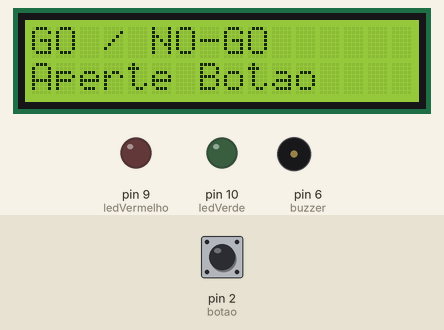
The sketch below on a simulated Arduino Uno, built with avr-gcc and run on an emulated ATmega328P. Shown: 16×2 character LCD, output pins drawn as LEDs (lit = HIGH), buzzer (waves = sounding). The test bench sets the inputs (shaded band); at power-on: pin 2 (botao) HIGH. Random numbers use the default seed unless the sketch sets one.

Above: at 0.9 s.
1.0 s: pin 2 (botao) pulled LOW for 0.15 s
At 6.8 s:
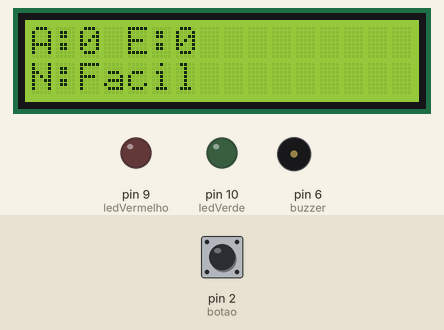
7.1 s: pin 2 (botao) pulled LOW for 3.2 s
At 10.1 s:
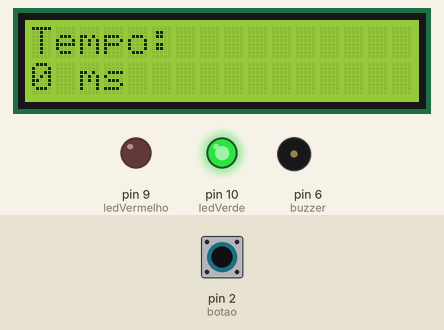
12.9 s: pin 2 (botao) pulled LOW for 3.2 s
At 17.5 s:
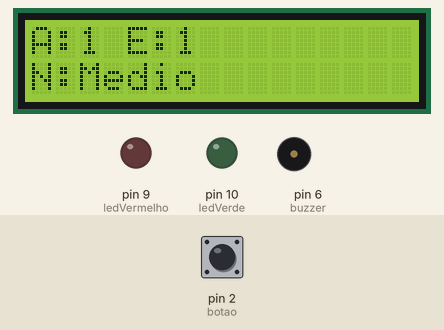
18.1 s: pin 2 (botao) pulled LOW for 3.2 s
At 24.1 s:
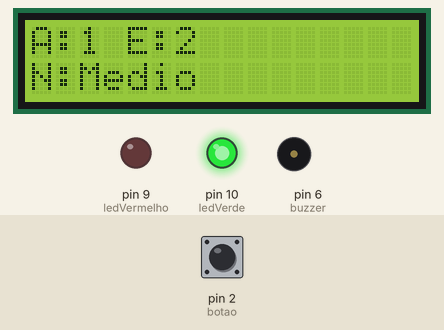
24.3 s: pin 2 (botao) pulled LOW for 1 s
At 27.1 s:
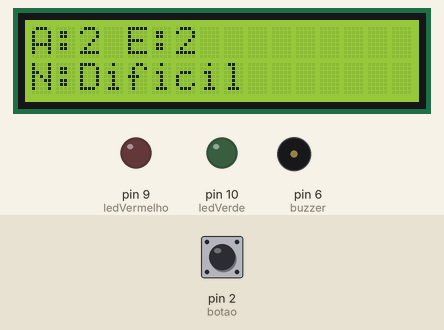
28.3 s: pin 2 (botao) pulled LOW for 3.2 s
At 33.6 s:
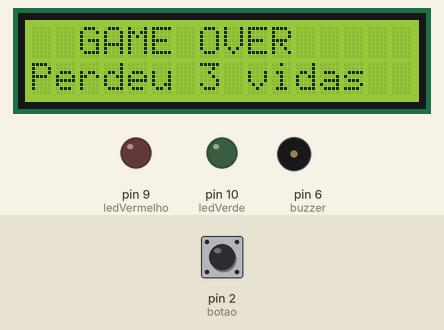
Timing chart, 0 to 35.1 s (numbered marks = the images above; inputs shaded):
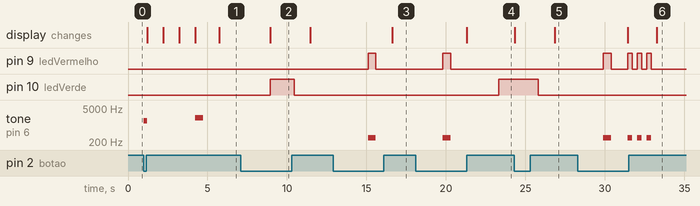

The sketch:

go_no_go.ino
```cpp
#include <Wire.h>
#include <LiquidCrystal_I2C.h>

LiquidCrystal_I2C lcd(0x27, 16, 2);

const int ledVerde = 10;
const int ledVermelho = 9;
const int botao = 2;
const int buzzer = 6;

int vidas = 3;
int rodada = 0;
int acertos = 0;
int erros = 0;

int tempoResposta = 1500;

unsigned long melhorTempo = 99999;
unsigned long somaTempos = 0;

void aguardarInicio() {

  lcd.clear();

  lcd.setCursor(0, 0);
  lcd.print("GO / NO-GO");

  lcd.setCursor(0, 1);
  lcd.print("Aperte Botao");

  while (digitalRead(botao) == HIGH) {
    delay(10);
  }

  tone(buzzer, 1500);
  delay(200);
  noTone(buzzer);

  lcd.clear();
  lcd.setCursor(0, 0);
  lcd.print("Preparar...");

  lcd.setCursor(0, 1);
  lcd.print("3");
  delay(1000);

  lcd.setCursor(0, 1);
  lcd.print("2");
  delay(1000);

  lcd.setCursor(0, 1);
  lcd.print("1");
  delay(1000);

  lcd.clear();

  lcd.setCursor(0, 0);
  lcd.print("INICIANDO");

  tone(buzzer, 2000);
  delay(500);
  noTone(buzzer);

  delay(1000);
}

void reiniciarJogo() {

  vidas = 3;
  rodada = 0;
  acertos = 0;
  erros = 0;

  tempoResposta = 1500;

  melhorTempo = 99999;
  somaTempos = 0;

  aguardarInicio();
}

void gameOver() {

  for (int i = 0; i < 3; i++) {

    digitalWrite(ledVermelho, HIGH);
    tone(buzzer, 300);

    delay(300);

    digitalWrite(ledVermelho, LOW);
    noTone(buzzer);

    delay(300);
  }

  lcd.clear();

  lcd.setCursor(2, 0);
  lcd.print("GAME OVER");

  lcd.setCursor(0, 1);
  lcd.print("Perdeu 3 vidas");

  delay(4000);

  reiniciarJogo();
}

void atualizarDificuldade() {

  if (rodada >= 2)
    tempoResposta = 1200;

  if (rodada >= 4)
    tempoResposta = 1000;

  if (rodada >= 6)
    tempoResposta = 800;

  if (rodada >= 8)
    tempoResposta = 600;
}

void atualizarLCD() {

  lcd.clear();

  lcd.setCursor(0, 0);
  lcd.print("A:");
  lcd.print(acertos);

  lcd.print(" E:");
  lcd.print(erros);

  lcd.setCursor(0, 1);

  lcd.print("N:");

  if (tempoResposta == 1500)
    lcd.print("Facil");
  else if (tempoResposta == 1200)
    lcd.print("Medio");
  else if (tempoResposta == 1000)
    lcd.print("Dificil");
  else if (tempoResposta == 800)
    lcd.print("Expert");
  else
    lcd.print("Ninja");
}

void mostrarTempo(unsigned long tempo) {

  lcd.clear();

  lcd.setCursor(0, 0);
  lcd.print("Tempo:");

  lcd.setCursor(0, 1);
  lcd.print(tempo);
  lcd.print(" ms");

  delay(1500);
}

void mostrarResultadoFinal(float media) {

  while (true) {

    lcd.clear();

    lcd.setCursor(0, 0);
    lcd.print("Acertos:");
    lcd.print(acertos);

    lcd.setCursor(0, 1);
    lcd.print("Erros:");
    lcd.print(erros);

    delay(3000);

    lcd.clear();

    lcd.setCursor(0, 0);
    lcd.print("Melhor:");

    lcd.setCursor(0, 1);
    lcd.print(melhorTempo);
    lcd.print("ms");

    delay(3000);

    lcd.clear();

    lcd.setCursor(0, 0);
    lcd.print("Media:");

    lcd.setCursor(0, 1);
    lcd.print(media);
    lcd.print("ms");

    delay(3000);

    lcd.clear();

    lcd.setCursor(0, 0);
    lcd.print("Nivel:");

    lcd.setCursor(0, 1);

    if (media < 250 && acertos > 0)
      lcd.print("NINJA");
    else if (media < 350 && acertos > 0)
      lcd.print("PRO");
    else if (media < 500 && acertos > 0)
      lcd.print("AVANCADO");
    else if (media < 700 && acertos > 0)
      lcd.print("INTERMED");
    else
      lcd.print("INICIANTE");

    delay(3000);

    lcd.clear();

    lcd.setCursor(0, 0);
    lcd.print("Segure Botao");

    lcd.setCursor(0, 1);
    lcd.print("3s Reiniciar");

    unsigned long inicioTela = millis();

    while (millis() - inicioTela < 3000) {

      if (digitalRead(botao) == LOW) {

        unsigned long inicioPress = millis();

        while (digitalRead(botao) == LOW) {

          if (millis() - inicioPress >= 3000) {

            tone(buzzer, 1500);
            delay(300);
            noTone(buzzer);

            reiniciarJogo();
            return;
          }
        }
      }
    }
  }
}

void setup() {

  pinMode(ledVerde, OUTPUT);
  pinMode(ledVermelho, OUTPUT);
  pinMode(botao, INPUT_PULLUP);
  pinMode(buzzer, OUTPUT);

  Serial.begin(9600);

  lcd.init();
  lcd.backlight();

  randomSeed(analogRead(A0));

  aguardarInicio();
}

void loop() {

  atualizarDificuldade();
  atualizarLCD();

  if (vidas <= 0) {
    gameOver();
    return;
  }

  if (rodada >= 10) {

    float media = 0;

    if (acertos > 0)
      media = somaTempos / (float)acertos;

    tone(buzzer, 2000);
    delay(1000);
    noTone(buzzer);

    mostrarResultadoFinal(media);

    return;
  }

  delay(random(2000, 5000));

  bool verde = random(2);

  if (verde) {

    digitalWrite(ledVerde, HIGH);

    unsigned long inicio = millis();
    bool apertou = false;

    while (millis() - inicio < tempoResposta) {

      if (digitalRead(botao) == LOW) {

        unsigned long tempo = millis() - inicio;

        somaTempos += tempo;
        acertos++;

        if (tempo < melhorTempo)
          melhorTempo = tempo;

        mostrarTempo(tempo);

        apertou = true;
        break;
      }
    }

    digitalWrite(ledVerde, LOW);

    if (!apertou) {

      vidas--;
      erros++;

      tone(buzzer, 300);
      delay(500);
      noTone(buzzer);
    }

  } else {

    digitalWrite(ledVermelho, HIGH);

    bool erro = false;
    unsigned long inicio = millis();

    while (millis() - inicio < tempoResposta) {

      if (digitalRead(botao) == LOW) {

        vidas--;
        erros++;

        erro = true;

        tone(buzzer, 300);
        delay(500);
        noTone(buzzer);

        break;
      }
    }

    digitalWrite(ledVermelho, LOW);

    if (!erro)
      acertos++;
  }

  rodada++;

  delay(1000);
}
```

Measured:
- after the input at 1.0 s, tone on pin 6 (buzzer): silent → 1500 Hz at once, → silent 0.20 s later, → 2000 Hz 3.0 s later, → silent 0.50 s later; the display: first changes after 0.22 s (image 1 shows a later state)
- after the input at 12.9 s, tone on pin 6 (buzzer): silent → 300 Hz after 2.2 s, → silent 0.50 s later
- after the input at 18.1 s, tone on pin 6 (buzzer): silent → 300 Hz after 1.7 s, → silent 0.50 s later
